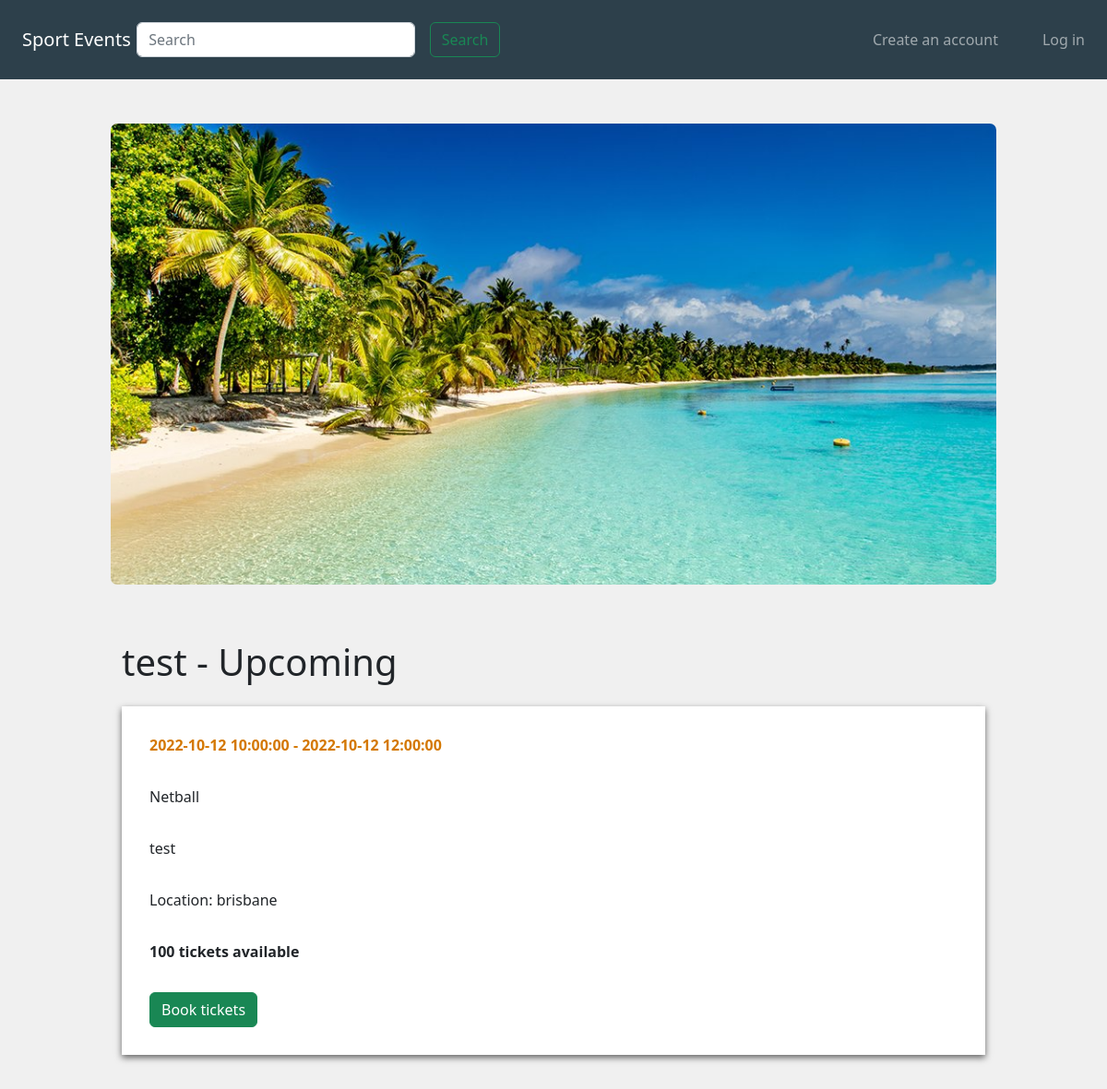
Before: /events/1 (upper part) with the older database file.
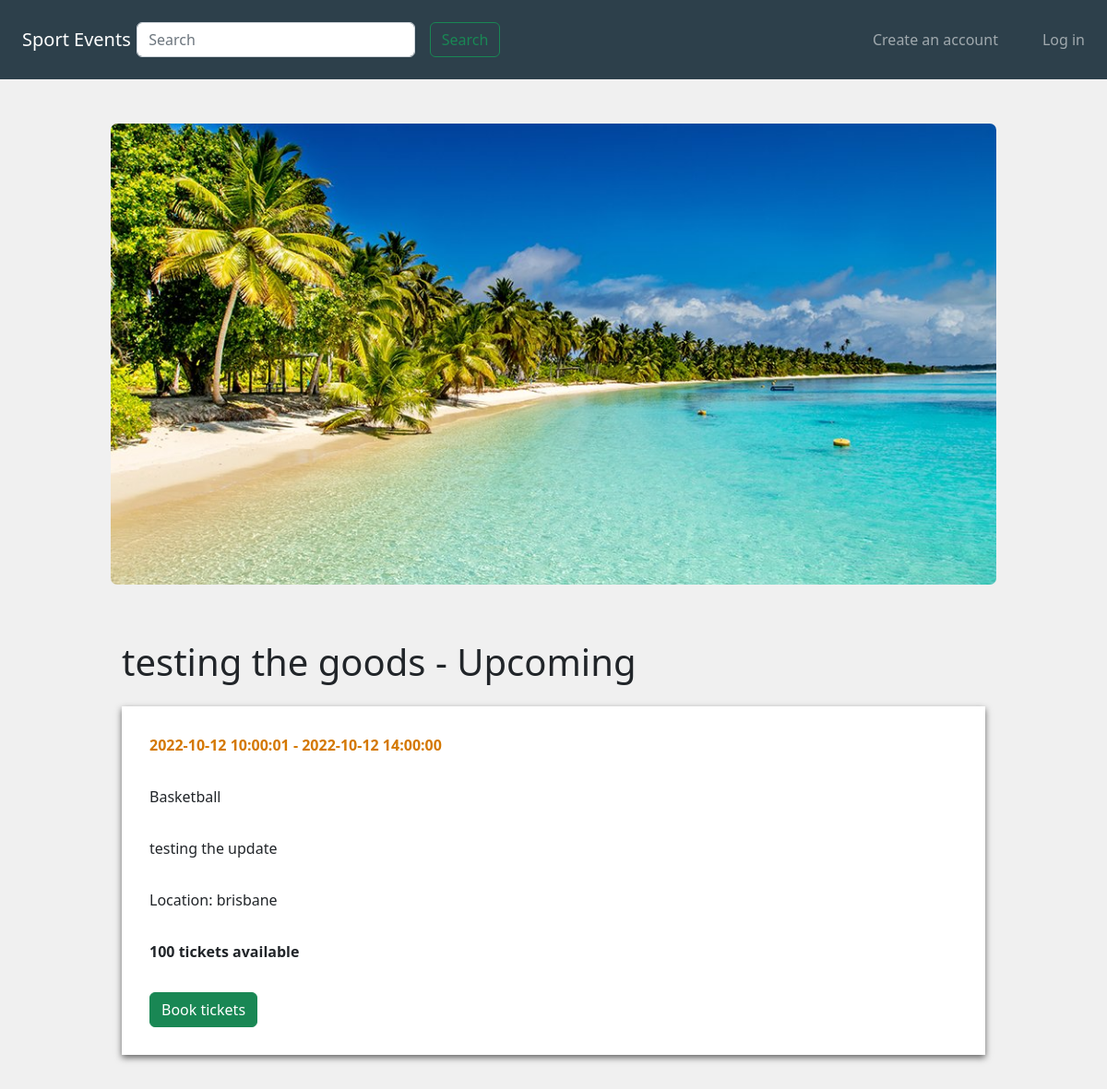
After: the same page with the newer database file.
### website/models.py (models this page shows, shortened)
class Events(db.Model):
    __tablename__ = 'events'
    EventId = db.Column(db.Integer, primary_key=True)
    EventName = db.Column(db.String(80))
    Location = db.Column(db.String(80))
    StartDate = db.Column(db.DateTime)
    EndDate = db.Column(db.DateTime)
    description = db.Column(db.String(500))
    Image = db.Column(db.String(400))
    Status_id = db.Column(db.Integer)
    Catergory_id = db.Column(db.Integer)
    MaxTickets = db.Column(db.Integer)
    UserId = db.Column(db.Integer)
    reviews = db.relationship('Reviews', backref='event')
    bookings = db.relationship('Bookings', backref='event')
    Catergory_id = db.Column(db.Integer, db.ForeignKey('catergories.CatergoryId'))
    Status_id = db.Column(db.Integer, db.ForeignKey('eventStatus.EventStatusId'))
    UserId = db.Column(db.Integer, db.ForeignKey('users.UserId'))

class Catergory(db.Model):
    __tablename__ = 'catergories'
    CatergoryId = db.Column(db.Integer, primary_key=True)
    CatergoryName = db.Column(db.String(100))

### website/events.py (the view)
@bp.route('/<id>')
def show(id):
    event = Events.query.filter_by(EventId=id).first()
    status = EventStatus.query.filter_by(EventStatusId=event.Status_id).first()
    catergory = Catergory.query.filter_by(CatergoryId=event.Catergory_id).first()
    cform = ReviewForm()
    return render_template('/event.html', event=event,status = status, catergory = catergory, form=cform)

### website/forms.py
class ReviewForm(FlaskForm):
  title = StringField('Review Title', [InputRequired()]) # Must enter title
  rating = StringField('Rating out of 5', [InputRequired()]) # Must enter rating
  comment = TextAreaField('Review comment', validators=[InputRequired()]) # Must enter review comment
  submit = SubmitField('Create')

### website/templates/event.html (shortened to what this page needs)
{% extends 'base.html' %}
{% block head %}
    <link href="https://cdn.jsdelivr.net/npm/bootstrap@5.2.0/dist/css/bootstrap.min.css" rel="stylesheet">
    <link rel="stylesheet" href="https://cdnjs.cloudflare.com/ajax/libs/font-awesome/4.7.0/css/font-awesome.min.css">
    <link rel="stylesheet" href="../static/css/style.css">
    <link rel="stylesheet" href="../static/css/event.css">
{% endblock %}
{% block content %}
    <div class="p-4" id="navbarSpacer"></div>
    <div id="eventImg">
        <img src="../static/img/beach.jpg" id="eventImg2">
    </div>
    <div class="container-fluid" id="mainBox">
        <div id="imgSpacer"></div>
        <h1>{{event.EventName}} - {{status.Status}}</h1>
        <div class="p-2"></div>
        <div class="container-fluid eventInfo">
            <p class="eventDateTime">{{event.StartDate}} - {{event.EndDate}}</p>
            <div class="p-2"></div>
            <p>{{catergory.CatergoryName}}</p>
            <div class="p-2"></div>
            <p>{{event.description}}</p>
            <div class="p-2"></div>
            <p>Location: {{event.Location}}</p>
            <div class="p-2"></div>
            <p class="eventTickets">{{event.MaxTickets}} tickets available</p>
            <div class="p-2"></div>
            <button type="button" class="btn btn-success" data-toggle="modal" data-target="#ticketModal">
                Book tickets
            </button>
        </div>
        <div class="p-4"></div>
    </div>
{% endblock %}

Changed rows visible on the page:
no longer on this page (row unchanged): Catergory: CatergoryName "Netball"
changed Events "brisbane": EventName "test" → "testing the goods"; StartDate "2022-10-12 10:00:00" → "2022-10-12 10:00:01"; EndDate "2022-10-12 12:00:00" → "2022-10-12 14:00:00"; description "test" → "testing the update"
now on this page (row unchanged): Catergory: CatergoryName "Basketball"
